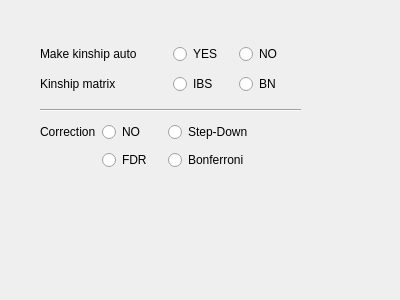
<?xml version="1.0" encoding="UTF-8"?>
<ui version="4.0">
 <class>EmmaxParamWidget</class>
 <widget class="QWidget" name="EmmaxParamWidget">
  <property name="geometry">
   <rect>
    <x>0</x>
    <y>0</y>
    <width>400</width>
    <height>300</height>
   </rect>
  </property>
  <property name="windowTitle">
   <string>Form</string>
  </property>
  <widget class="QWidget" name="layoutWidget">
   <property name="geometry">
    <rect>
     <x>40</x>
     <y>40</y>
     <width>259</width>
     <height>58</height>
    </rect>
   </property>
   <layout class="QVBoxLayout" name="verticalLayout">
    <item>
     <layout class="QHBoxLayout" name="horizontalLayout">
      <item>
       <widget class="QLabel" name="label">
        <property name="text">
         <string>Make kinship auto</string>
        </property>
       </widget>
      </item>
      <item>
       <widget class="QRadioButton" name="yesKinRadioButton">
        <property name="minimumSize">
         <size>
          <width>60</width>
          <height>0</height>
         </size>
        </property>
        <property name="maximumSize">
         <size>
          <width>60</width>
          <height>16777215</height>
         </size>
        </property>
        <property name="text">
         <string>YES</string>
        </property>
        <property name="checked">
         <bool>false</bool>
        </property>
        <property name="autoExclusive">
         <bool>false</bool>
        </property>
       </widget>
      </item>
      <item>
       <widget class="QRadioButton" name="noKinRadioButton">
        <property name="minimumSize">
         <size>
          <width>60</width>
          <height>0</height>
         </size>
        </property>
        <property name="maximumSize">
         <size>
          <width>60</width>
          <height>16777215</height>
         </size>
        </property>
        <property name="text">
         <string>NO</string>
        </property>
        <property name="autoExclusive">
         <bool>false</bool>
        </property>
       </widget>
      </item>
     </layout>
    </item>
    <item>
     <layout class="QHBoxLayout" name="horizontalLayout_2">
      <item>
       <widget class="QLabel" name="label_2">
        <property name="text">
         <string>Kinship matrix</string>
        </property>
       </widget>
      </item>
      <item>
       <widget class="QRadioButton" name="ibsRadioButton">
        <property name="minimumSize">
         <size>
          <width>60</width>
          <height>0</height>
         </size>
        </property>
        <property name="maximumSize">
         <size>
          <width>60</width>
          <height>16777215</height>
         </size>
        </property>
        <property name="text">
         <string>IBS</string>
        </property>
        <property name="autoExclusive">
         <bool>false</bool>
        </property>
       </widget>
      </item>
      <item>
       <widget class="QRadioButton" name="bnRadioButton">
        <property name="sizePolicy">
         <sizepolicy hsizetype="Minimum" vsizetype="Fixed">
          <horstretch>0</horstretch>
          <verstretch>0</verstretch>
         </sizepolicy>
        </property>
        <property name="minimumSize">
         <size>
          <width>60</width>
          <height>0</height>
         </size>
        </property>
        <property name="maximumSize">
         <size>
          <width>60</width>
          <height>16777215</height>
         </size>
        </property>
        <property name="text">
         <string>BN </string>
        </property>
        <property name="checked">
         <bool>false</bool>
        </property>
        <property name="autoExclusive">
         <bool>false</bool>
        </property>
       </widget>
      </item>
     </layout>
    </item>
   </layout>
  </widget>
  <widget class="QWidget" name="layoutWidget_2">
   <property name="geometry">
    <rect>
     <x>40</x>
     <y>120</y>
     <width>251</width>
     <height>54</height>
    </rect>
   </property>
   <layout class="QGridLayout" name="gridLayout_5">
    <item row="0" column="0">
     <widget class="QLabel" name="correctionLabel">
      <property name="text">
       <string>Correction</string>
      </property>
     </widget>
    </item>
    <item row="0" column="1">
     <widget class="QRadioButton" name="noCorrectRadioButton">
      <property name="sizePolicy">
       <sizepolicy hsizetype="MinimumExpanding" vsizetype="Fixed">
        <horstretch>0</horstretch>
        <verstretch>0</verstretch>
       </sizepolicy>
      </property>
      <property name="minimumSize">
       <size>
        <width>60</width>
        <height>0</height>
       </size>
      </property>
      <property name="maximumSize">
       <size>
        <width>60</width>
        <height>16777215</height>
       </size>
      </property>
      <property name="text">
       <string>NO</string>
      </property>
      <property name="checked">
       <bool>false</bool>
      </property>
      <property name="autoExclusive">
       <bool>false</bool>
      </property>
     </widget>
    </item>
    <item row="0" column="2" colspan="2">
     <widget class="QRadioButton" name="stepDownCorrectRadioButton">
      <property name="sizePolicy">
       <sizepolicy hsizetype="Expanding" vsizetype="Fixed">
        <horstretch>0</horstretch>
        <verstretch>0</verstretch>
       </sizepolicy>
      </property>
      <property name="minimumSize">
       <size>
        <width>60</width>
        <height>0</height>
       </size>
      </property>
      <property name="maximumSize">
       <size>
        <width>16777215</width>
        <height>16777215</height>
       </size>
      </property>
      <property name="text">
       <string>Step-Down</string>
      </property>
      <property name="autoExclusive">
       <bool>false</bool>
      </property>
     </widget>
    </item>
    <item row="1" column="1">
     <widget class="QRadioButton" name="fdrCorrectRadioButton">
      <property name="text">
       <string>FDR</string>
      </property>
      <property name="autoExclusive">
       <bool>false</bool>
      </property>
     </widget>
    </item>
    <item row="1" column="2">
     <widget class="QRadioButton" name="bonfCorrectRadioButton">
      <property name="text">
       <string>Bonferroni</string>
      </property>
      <property name="autoExclusive">
       <bool>false</bool>
      </property>
     </widget>
    </item>
   </layout>
  </widget>
  <widget class="Line" name="line">
   <property name="geometry">
    <rect>
     <x>40</x>
     <y>100</y>
     <width>261</width>
     <height>21</height>
    </rect>
   </property>
   <property name="orientation">
    <enum>Qt::Horizontal</enum>
   </property>
  </widget>
 </widget>
 <resources/>
 <connections/>
</ui>
